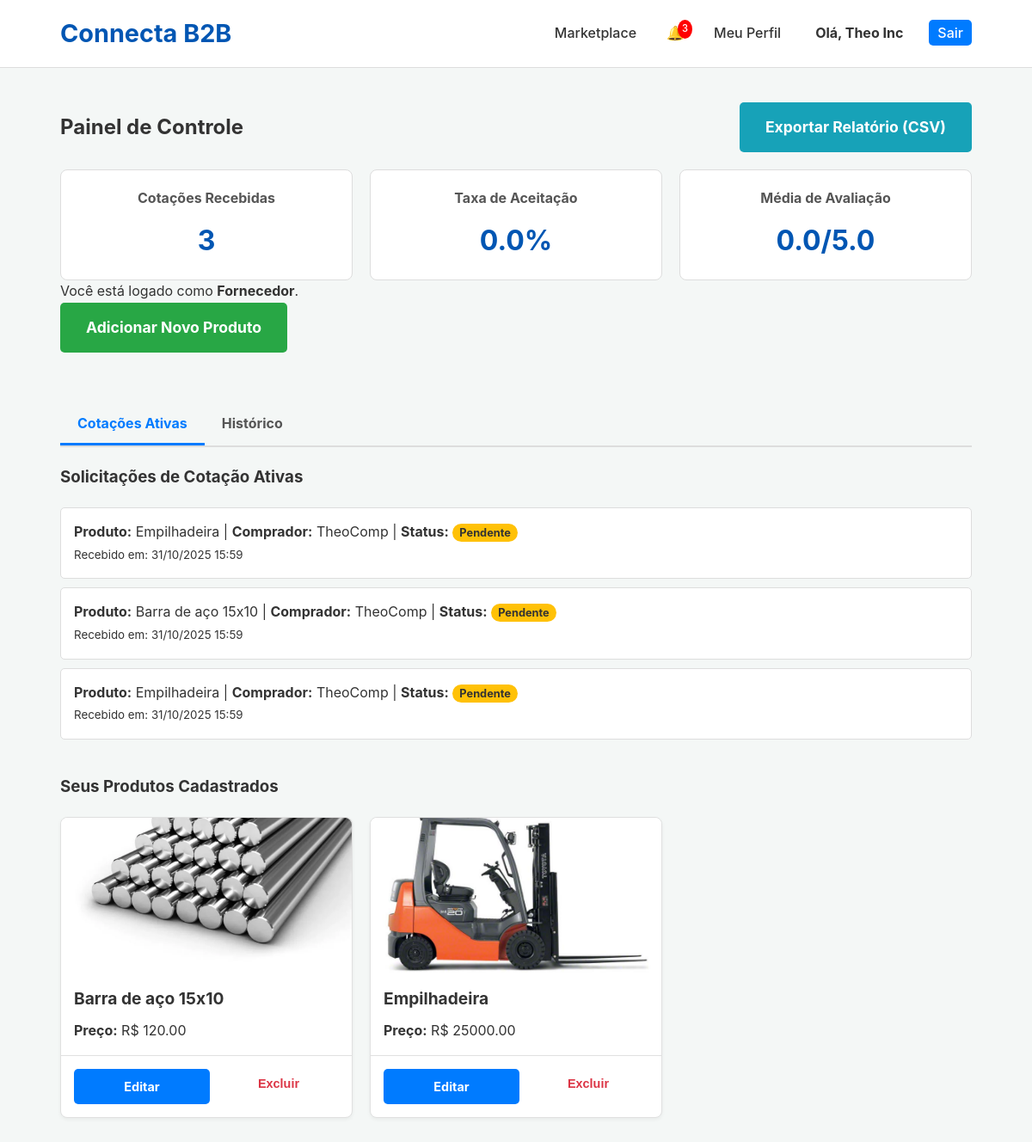
The app's page /dashboard (signed in) with its own data.
### app.py (models this page shows, shortened)
class Company(db.Model):
    id = db.Column(db.Integer, primary_key=True); company_name = db.Column(db.String(150), nullable=False); cnpj = db.Column(db.String(18), unique=True, nullable=False); email = db.Column(db.String(150), unique=True, nullable=False); password_hash = db.Column(db.String(256), nullable=False); user_type = db.Column(db.String(50), nullable=False)
    is_verified = db.Column(db.Boolean, default=False); is_admin = db.Column(db.Boolean, default=False); is_active = db.Column(db.Boolean, default=True)
    logo_filename = db.Column(db.String(255), nullable=True); description = db.Column(db.Text, nullable=True); website = db.Column(db.String(255), nullable=True); address = db.Column(db.String(255), nullable=True); certifications = db.Column(db.String(255), nullable=True)
    created_at = db.Column(db.DateTime, default=datetime.utcnow)
    products = db.relationship('Product', backref='supplier', lazy=True, cascade="all, delete-orphan")
    notifications = db.relationship('Notification', foreign_keys='Notification.recipient_id', backref='recipient', lazy=True, cascade="all, delete-orphan")
    reviews_received = db.relationship('Review', foreign_keys='Review.supplier_id', backref='reviewed_supplier', lazy='dynamic')
    sent_quotes = db.relationship('QuoteRequest', foreign_keys='QuoteRequest.buyer_id', backref='buyer', lazy='dynamic')
    received_quotes = db.relationship('QuoteRequest', foreign_keys='QuoteRequest.supplier_id', backref='supplier', lazy='dynamic')
    quote_groups = db.relationship('QuoteGroup', backref='buyer', lazy=True)

class QuoteRequest(db.Model):
    id = db.Column(db.Integer, primary_key=True); quantity = db.Column(db.Integer, nullable=False); message = db.Column(db.Text, nullable=True); status = db.Column(db.String(50), nullable=False, default='Pendente'); timestamp = db.Column(db.DateTime, nullable=False, default=datetime.utcnow)
    product_id = db.Column(db.Integer, db.ForeignKey('product.id'), nullable=False); buyer_id = db.Column(db.Integer, db.ForeignKey('company.id'), nullable=False); supplier_id = db.Column(db.Integer, db.ForeignKey('company.id'), nullable=False)
    offered_price = db.Column(db.Float, nullable=True); supplier_message = db.Column(db.Text, nullable=True); response_timestamp = db.Column(db.DateTime, nullable=True)
    attachment_filename = db.Column(db.String(255), nullable=True); delivery_date = db.Column(db.Date, nullable=True)
    group_id = db.Column(db.Integer, db.ForeignKey('quote_group.id'), nullable=True)
    review = db.relationship('Review', backref='quote', uselist=False, cascade="all, delete-orphan")
    chat_messages = db.relationship('ChatMessage', backref='quote', lazy=True, cascade="all, delete-orphan")

class Product(db.Model):
    id = db.Column(db.Integer, primary_key=True); name = db.Column(db.String(100), nullable=False); description = db.Column(db.Text, nullable=False); category = db.Column(db.String(80), nullable=False); base_price = db.Column(db.Float, nullable=True); supplier_id = db.Column(db.Integer, db.ForeignKey('company.id'), nullable=False)
    images = db.relationship('ProductImage', backref='product', lazy=True, cascade="all, delete-orphan")
    quote_requests = db.relationship('QuoteRequest', backref='product', lazy=True, cascade="all, delete-orphan")

class ProductImage(db.Model):
    id = db.Column(db.Integer, primary_key=True); filename = db.Column(db.String(255), nullable=False); product_id = db.Column(db.Integer, db.ForeignKey('product.id'), nullable=False)

### app.py (the view, shortened to what this page needs)
@app.route('/dashboard')
@login_required
def dashboard():
    if session.get('is_admin'): return redirect(url_for('admin.index'))
    company = db.session.get(Company, session['company_id'])
    view = request.args.get('view', 'active')
    active_announcement = Announcement.query.filter_by(is_active=True).order_by(Announcement.timestamp.desc()).first()
    analytics = {}
    if company.user_type == 'supplier':
        quotes_query = company.received_quotes
        active_quotes = quotes_query.filter(or_(QuoteRequest.status == 'Pendente', QuoteRequest.status == 'Respondido')).order_by(QuoteRequest.timestamp.desc()).all()
        archived_quotes = quotes_query.filter(or_(QuoteRequest.status == 'Aceito', QuoteRequest.status == 'Recusado')).order_by(QuoteRequest.timestamp.desc()).all()
        analytics['total_quotes'] = quotes_query.count(); analytics['accepted_quotes'] = quotes_query.filter_by(status='Aceito').count(); analytics['acceptance_rate'] = (analytics['accepted_quotes'] / analytics['total_quotes'] * 100) if analytics['total_quotes'] > 0 else 0; analytics['avg_rating'] = db.session.query(func.avg(Review.rating)).filter(Review.supplier_id == company.id).scalar() or 0
        return render_template('dashboard.html', products=company.products, active_quotes=active_quotes, archived_quotes=archived_quotes, view=view, analytics=analytics, active_announcement=active_announcement)
    return redirect(url_for('home'))

### app.py (called while the page is built)
def login_required(f):
    @wraps(f)
    def decorated_function(*args, **kwargs):
        if 'company_id' not in session: flash('Você precisa estar logado.', 'error'); return redirect(url_for('login'))
        return f(*args, **kwargs)
    return decorated_function

@app.context_processor
def inject_notifications():
    if 'company_id' in session:
        unread_count = db.session.query(Notification).filter_by(recipient_id=session['company_id'], read=False).count()
        cart_item_count = len(session.get('cart', {})) if session.get('user_type') == 'buyer' else 0
        return dict(unread_notifications=unread_count, cart_item_count=cart_item_count)
    return dict(unread_notifications=0, cart_item_count=0)

### templates/dashboard.html (shortened to what this page needs)
<!DOCTYPE html>
<html lang="pt-br">
<head>
    <link rel="stylesheet" href="{{ url_for('static', filename='css/style.css') }}">
    <link rel="stylesheet" href="{{ url_for('static', filename='css/form.css') }}">
</head>
<body>
    <header class="main-header">
        <div class="container">
            <a href="{{ url_for('home') }}" style="text-decoration: none;"><h1 class="logo">Connecta B2B</h1></a>
            <nav class="main-nav">
                <ul>
                    <li><a href="{{ url_for('products') }}">Marketplace</a></li>
                    <li><a href="{{ url_for('notifications') }}" style="position: relative; padding: 5px;">&#128276; {% if unread_notifications > 0 %}<span style="position: absolute; top: 0; right: -5px; background: red; color: white; border-radius: 50%; padding: 2px 5px; font-size: 0.7rem;">{{ unread_notifications }}</span>{% endif %}</a></li>
                    <li><a href="{{ url_for('company_profile', company_id=session.company_id) }}">Meu Perfil</a></li>
                    <li><a href="{{ url_for('dashboard') }}"><strong>Olá, {{ session.company_name }}</strong></a></li>
                    <li><a href="{{ url_for('logout') }}" class="login-button">Sair</a></li>
                </ul>
            </nav>
        </div>
    </header>
    <main class="container dashboard-container">
        <div class="dashboard-header">
            <h2>Painel de Controle</h2>
            <a href="{{ url_for('export_quotes') }}" class="cta-button" style="background-color:#17a2b8; text-decoration: none;">Exportar Relatório (CSV)</a>
        </div>
        <div class="analytics-grid">
            {% if session.user_type == 'supplier' %}
                <div class="stat-card"><h4>Cotações Recebidas</h4><p>{{ analytics.total_quotes }}</p></div>
                <div class="stat-card"><h4>Taxa de Aceitação</h4><p>{{ "%.1f"|format(analytics.acceptance_rate) }}%</p></div>
                <div class="stat-card"><h4>Média de Avaliação</h4><p>{{ "%.1f"|format(analytics.avg_rating) }}/5.0</p></div>
            {% else %}
                <div class="stat-card"><h4>Cotações Enviadas</h4><p>{{ analytics.total_sent }}</p></div>
                <div class="stat-card"><h4>Negócios Fechados</h4><p>{{ analytics.total_accepted }}</p></div>
            {% endif %}
        </div>
        {% if session.user_type == 'supplier' %}
            <p>Você está logado como <strong>Fornecedor</strong>.</p>
            <a href="{{ url_for('add_product') }}" class="cta-button" style="display: inline-block; text-decoration: none; margin-bottom: 20px;">Adicionar Novo Produto</a>
            <div class="section-container">
                <div class="tabs"><a href="{{ url_for('dashboard', view='active') }}" class="{{ 'active' if view == 'active' }}">Cotações Ativas</a><a href="{{ url_for('dashboard', view='archived') }}" class="{{ 'active' if view == 'archived' }}">Histórico</a></div>
                {% if view == 'active' %}
                    <h3>Solicitações de Cotação Ativas</h3>
                    {% for quote in active_quotes %}<a href="{{ url_for('quote_detail', quote_id=quote.id) }}" class="quote-item"><p><strong>Produto:</strong> {{ quote.product.name }} | <strong>Comprador:</strong> {{ quote.buyer.company_name }} {% if quote.buyer.is_verified %}<span class="verified-seal-small" title="Empresa Verificada">✔</span>{% endif %} | <strong>Status:</strong> <span class="status-badge status-{{ quote.status }}">{{ quote.status }}</span></p><small>Recebido em: {{ quote.timestamp.strftime('%d/%m/%Y %H:%M') }}</small></a>{% else %}<p>Nenhuma cotação ativa no momento.</p>{% endfor %}
                {% endif %}
            </div>
            <div class="section-container">
                <h3>Seus Produtos Cadastrados</h3>
                <div class="product-management-grid">
                    {% for product in products %}<div class="product-management-card"><img src="{{ url_for('static', filename='uploads/' + product.images[0].filename) if product.images else 'https://via.placeholder.com/280x180' }}" alt="{{ product.name }}"><div class="product-management-info"><h4>{{ product.name }}</h4><p><strong>Preço:</strong> R$ {{ "%.2f"|format(product.base_price) if product.base_price else 'Sob consulta' }}</p></div><div class="product-management-actions"><a href="{{ url_for('edit_product', product_id=product.id) }}" class="btn-edit">Editar</a><form action="{{ url_for('delete_product', product_id=product.id) }}" method="POST" onsubmit="return confirm('Tem certeza? A ação não pode ser desfeita.');" style="flex: 1;"><button type="submit" class="btn-delete">Excluir</button></form></div></div>{% else %}<p>Você ainda não cadastrou nenhum produto.</p>{% endfor %}
                </div>
            </div>
        {% endif %}
    </main>
</body>
</html>

### static/css/style.css (style rules this page uses)
* { margin: 0; padding: 0; box-sizing: border-box; }
body { font-family: -apple-system, BlinkMacSystemFont, 'Segoe UI', Roboto, Helvetica, Arial, sans-serif; line-height: 1.6; background-color: #f4f7f6; color: #333; }
.container { max-width: 1100px; margin: 0 auto; padding: 0 20px; }
.main-header { background-color: #ffffff; padding: 1rem 0; border-bottom: 1px solid #ddd; position: sticky; top: 0; z-index: 1000; }
.main-header .container { display: flex; justify-content: space-between; align-items: center; }
.logo { color: #0056b3; font-size: 1.8rem; font-weight: 700; }
.main-nav ul { list-style-type: none; display: flex; gap: 20px; }
.main-nav a { text-decoration: none; color: #333; font-weight: 500; padding: 5px 10px; transition: color 0.3s ease; }
.login-button { background-color: #007bff; color: #ffffff !important; border-radius: 5px; padding: 8px 15px; transition: background-color 0.3s ease; }
.cta-button { background-color: #28a745; color: #ffffff; padding: 15px 30px; font-size: 1.1rem; font-weight: bold; text-decoration: none; border-radius: 5px; transition: background-color 0.3s ease; }

### templates/dashboard.html (style rules this page uses)
.dashboard-container { padding: 40px 20px; }
.section-container { margin-top: 40px; }
.section-container h3 { margin-bottom: 20px; }
.dashboard-header { display: flex; justify-content: space-between; align-items: center; flex-wrap: wrap; gap: 20px; }
.analytics-grid { display: grid; grid-template-columns: repeat(auto-fit, minmax(200px, 1fr)); gap: 20px; margin-top: 20px; }
.stat-card { background-color: #fff; border: 1px solid #ddd; padding: 20px; border-radius: 8px; text-align: center; }
.stat-card h4 { margin: 0 0 10px 0; color: #555; font-size: 1rem; }
.stat-card p { font-size: 2rem; font-weight: bold; color: #0056b3; }
.tabs { border-bottom: 2px solid #ddd; margin-bottom: 20px; }
.tabs a { padding: 10px 20px; display: inline-block; text-decoration: none; color: #555; font-weight: bold; border-bottom: 3px solid transparent; }
.tabs a.active { color: #007bff; border-bottom-color: #007bff; }
.quote-item, .quote-group-item { background-color: #fff; border: 1px solid #ddd; padding: 15px; margin-bottom: 10px; border-radius: 5px; text-decoration: none; color: inherit; display: block; transition: box-shadow 0.2s ease; }
.status-badge { padding: 3px 8px; font-size: 0.8rem; border-radius: 12px; color: #fff; font-weight: bold; }
.status-Pendente { background-color: #ffc107; color: #333; }
.product-management-grid { display: grid; grid-template-columns: repeat(auto-fill, minmax(280px, 1fr)); gap: 20px; }
.product-management-card { border: 1px solid #e0e0e0; border-radius: 8px; background-color: #fff; box-shadow: 0 2px 4px rgba(0,0,0,0.05); display: flex; flex-direction: column; }
.product-management-card img { width: 100%; height: 180px; object-fit: cover; border-top-left-radius: 8px; border-top-right-radius: 8px; }
.product-management-info { padding: 15px; flex-grow: 1; }
.product-management-info h4 { margin: 0 0 10px 0; font-size: 1.2rem; color: #333; }
.product-management-actions { padding: 15px; border-top: 1px solid #e0e0e0; display: flex; gap: 10px; }
.product-management-actions a, .product-management-actions button { flex: 1; text-align: center; padding: 8px; border-radius: 5px; text-decoration: none; border: 1px solid transparent; cursor: pointer; font-weight: bold; font-size: 0.9rem; width: 100%; }
.btn-edit { background-color: #007bff; color: white; }
.btn-delete { background-color: transparent; color: #dc3545; border-color: #dc3545; }

### records on screen
Company: company_name "Theo Inc"
QuoteRequest: product.name "Empilhadeira", buyer.company_name "TheoComp", status "Pendente", timestamp "31/10/2025 15:59"
QuoteRequest: product.name "Barra de aço 15x10", buyer.company_name "TheoComp", status "Pendente", timestamp "31/10/2025 15:59"
QuoteRequest: product.name "Empilhadeira", buyer.company_name "TheoComp", status "Pendente", timestamp "31/10/2025 15:59"
Product: filename (picture), name "Barra de aço 15x10", base_price "120.00"
Product: filename (picture), name "Empilhadeira", base_price "25000.00"

### other values on screen
{{ unread_notifications }} "3"
{{ analytics.total_quotes }} "3"
{{ "%.1f"|format(analytics.acceptance_rate) }} "0.0"
{{ "%.1f"|format(analytics.avg_rating) }} "0.0"
